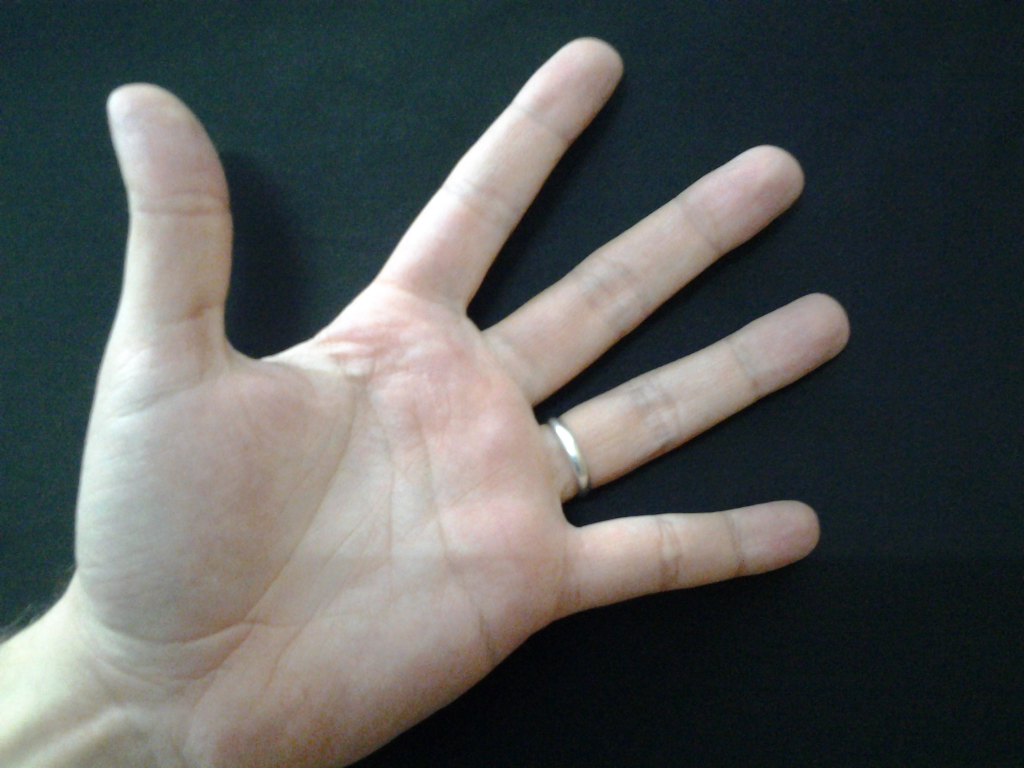
#> input picture training/p101_l_4.jpg, 2048 x 1536 px (shown at 1/2 size)
$ python image_comparison.py training   (older library calls are emulated)
#> lines starting #> are read from the running program, lines starting #| are printed output that depends on the picture
### feature_extraction.py
import cv2
import numpy as np
import sys

def kirsch_kernels():
    # Define all 8 Kirsch kernels for edge detection
    return [
        np.array([[5, 5, 5], [-3, 0, -3], [-3, -3, -3]]),  # N
        np.array([[5, 5, -3], [5, 0, -3], [-3, -3, -3]]),  # NE
        np.array([[5, -3, -3], [5, 0, -3], [5, -3, -3]]),  # E
        np.array([[-3, -3, -3], [5, 0, -3], [5, 5, -3]]),  # SE
        np.array([[-3, -3, -3], [-3, 0, -3], [5, 5, 5]]),  # S
        np.array([[-3, -3, -3], [-3, 0, 5], [-3, 5, 5]]),  # SW
        np.array([[-3, -3, 5], [-3, 0, 5], [-3, -3, 5]]),  # W
        np.array([[-3, 5, 5], [-3, 0, 5], [-3, -3, -3]])   # NW
    ]

def calculate_texture_feature(image):
    gray = cv2.cvtColor(image, cv2.COLOR_BGR2GRAY)
    texture_code_map = np.zeros_like(gray, dtype=int)
    # Assume the center point and its eight neighbors
    for i in range(1, gray.shape[0] - 1):
        for j in range(1, gray.shape[1] - 1):
            center = gray[i, j]
            neighbors = [
                gray[i-1, j-1], gray[i-1, j], gray[i-1, j+1],
                gray[i, j-1], gray[i, j+1],
                gray[i+1, j-1], gray[i+1, j], gray[i+1, j+1]
            ]
            differences = np.abs(neighbors - center)
            sorted_indices = np.argsort(-differences)[:2]
            m1, m2 = sorted(sorted_indices)
            texture_code_map[i, j] = m1 * 8 + m2
    return texture_code_map

def calculate_gradient_feature(image):
    gray = cv2.cvtColor(image, cv2.COLOR_BGR2GRAY)
    gradient_code_map = np.zeros_like(gray, dtype=int)
    max_responses = np.zeros_like(gray, dtype=float)
    kernels = kirsch_kernels()
    for idx, kernel in enumerate(kernels):
        response = cv2.filter2D(gray, -1, kernel)
        update = response > max_responses
        gradient_code_map[update] = idx
        max_responses[update] = response[update]
    return gradient_code_map

def calculate_direction_feature(image):
    gray = cv2.cvtColor(image, cv2.COLOR_BGR2GRAY)
    gabor_kernels = [cv2.getGaborKernel((21, 21), 4, theta, 10, 0.5, 0, ktype=cv2.CV_32F) for theta in np.linspace(0, np.pi, 12)]
    direction_code_map = np.zeros_like(gray, dtype=int)
    max_responses = np.zeros_like(gray, dtype=float)
    for idx, kernel in enumerate(gabor_kernels):
        response = cv2.filter2D(gray, -1, kernel)
        update = response > max_responses
        direction_code_map[update] = idx
        max_responses[update] = response[update]
    return direction_code_map

def calculate_histograms(feature_map, block_size=16):
    # Split feature map into blocks and calculate histograms
    histograms = []
    for i in range(0, feature_map.shape[0], block_size):
        for j in range(0, feature_map.shape[1], block_size):
            block = feature_map[i:i+block_size, j:j+block_size]
            hist, _ = np.histogram(block, bins=np.arange(256), range=(0, 255))
            histograms.append(hist)
    return np.concatenate(histograms)

def chi_square_distance(hist1, hist2):
    return np.sum((hist1 - hist2)**2 / (hist1 + hist2 + 1e-10))

def match_palmprints(hist1, hist2, weights):
    scores = [chi_square_distance(h1, h2) for h1, h2 in zip(hist1, hist2)]
    return np.dot(weights, scores)

# [30 lines left out: function main, not called in this run]

# [2 lines that do not run on import are left out]

### image_comparison.py
import os
import sys
import cv2
import numpy as np
from feature_extraction import calculate_texture_feature, calculate_gradient_feature, calculate_direction_feature, calculate_histograms, match_palmprints

def load_images_from_folder(folder):
#> called with folder = 'training'
    images = []
    filenames = []
    # Walk through all directories and subdirectories
    for root, dirs, files in os.walk(folder):
        for file in sorted(files):
            if file.endswith('.jpg') or file.endswith('.jpeg'):  # Specify the file format
                path = os.path.join(root, file)
                img = cv2.imread(path)
#> img is the input picture: shape (1536, 2048, 3); mean B, G, R 87.1, 88, 84.6
                if img is not None:
                    img = cv2.resize(img, (128, 128))  # Resize images
#> img: shape (128, 128, 3)
                    images.append(img)
                    filenames.append(os.path.relpath(path, start=folder))  # Save relative path for clarity
    return images, filenames

def compare_images(images):
    n = len(images)
    scores = {}
    histograms = []

    # Calculate histograms for all images first
    for img in images:
        texture = calculate_texture_feature(img)
        gradient = calculate_gradient_feature(img)
        direction = calculate_direction_feature(img)
        hist_texture = calculate_histograms(texture)
        hist_gradient = calculate_histograms(gradient)
        hist_direction = calculate_histograms(direction)
        histograms.append([hist_texture, hist_gradient, hist_direction])
#> this loop made 2 passes
#> pass 1, in calculate_texture_feature, `gray = cv2.cvtColor(image, cv2.COLOR_BGR2GRAY)`:
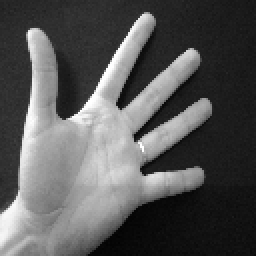
#> gray: shape (128, 128) (shown 2 times larger); min 2, max 255, mean 87
#> pass 1, in compare_images, `texture = calculate_texture_feature(img)`:
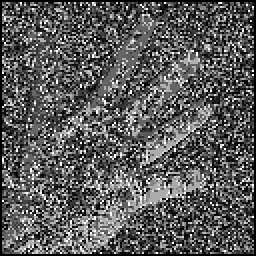
#> texture: shape (128, 128) int64 (shown 2 times larger); min 0, max 55, mean 19.7; drawn with min black and max white
#> pass 1, in compare_images, `gradient = calculate_gradient_feature(img)`:
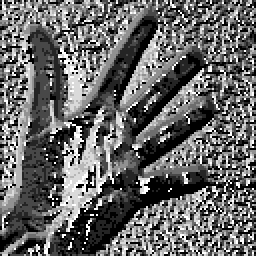
#> gradient: shape (128, 128) int64 (shown 2 times larger); min 0, max 7, mean 2.83; drawn with min black and max white
#> pass 1, in compare_images, `direction = calculate_direction_feature(img)`:
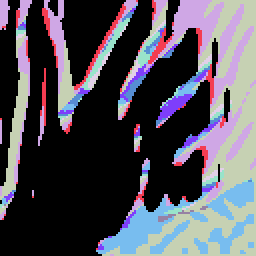
#> direction: shape (128, 128) int64 (shown 2 times larger); 10 distinct labels, from 0 to 9; one colour per label, 0 black
#> after the loop:
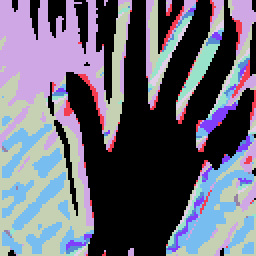
#> direction: shape (128, 128) int64 (shown 2 times larger); 11 distinct labels, from 0 to 10; one colour per label, 0 black
#> after the loop:
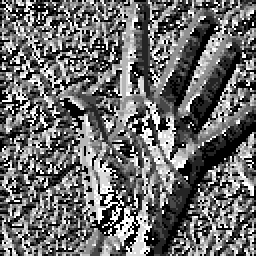
#> gradient: shape (128, 128) int64 (shown 2 times larger); min 0, max 7, mean 2.96; drawn with min black and max white
#> after the loop:
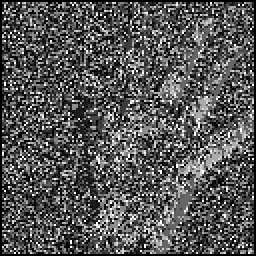
#> texture: shape (128, 128) int64 (shown 2 times larger); min 0, max 55, mean 18.7; drawn with min black and max white

    # Compare every image against every other image
    for i in range(n):
        scores[i] = []
        for j in range(n):
            if i != j:
                weights = [0.1, 0.1, 0.8]  # Example weights
                score = match_palmprints(histograms[i], histograms[j], weights)
                scores[i].append((j, score))

    return scores

def print_comparison_results(filenames, scores):
    for i in range(len(filenames)):
        print(filenames[i])
        sorted_scores = sorted(scores[i], key=lambda x: x[1])  # Sort based on the score
        for comparison in sorted_scores:
            print(f"{filenames[comparison[0]]} {comparison[1]:.2f}")
        print()  # Adds a newline for better readability

def main():
    if len(sys.argv) < 2:
        print("Usage: python compare_images.py <folder_path>")
        return

    folder_path = sys.argv[1]
    images, filenames = load_images_from_folder(folder_path)
    scores = compare_images(images)
    print_comparison_results(filenames, scores)

if __name__ == "__main__":
    main()

$ run again, on training/p10_l_5.jpg
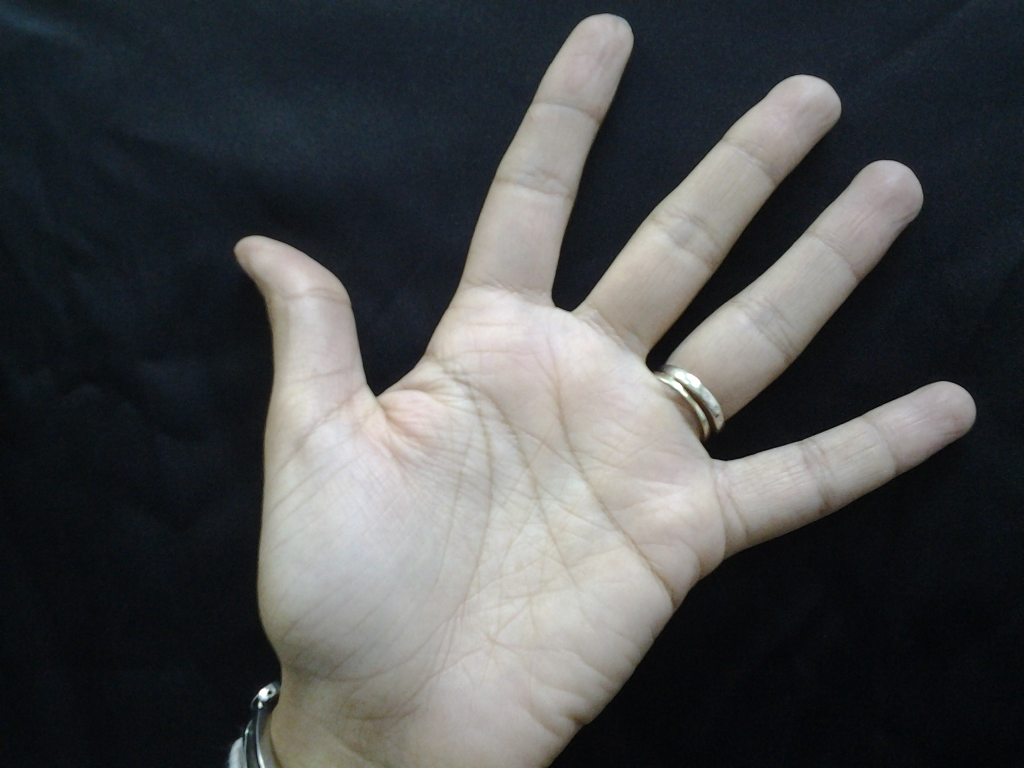
#> input picture training/p10_l_5.jpg, 2048 x 1536 px (shown at 1/2 size)
#> in load_images_from_folder, img is the input picture: shape (1536, 2048, 3); mean B, G, R 76.3, 75.1, 73.3
#> img: shape (128, 128, 3)
#> images = 1 item; filenames = ['p10_l_5.jpg']
#> n = 1
#> the loop in compare_images, `for img in images:` made 1 pass
#> pass 1, in compare_images, `gradient = calculate_gradient_feature(img)`:
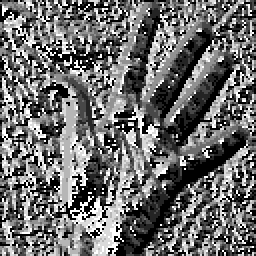
#> gradient: shape (128, 128) int64 (shown 2 times larger); min 0, max 7, mean 2.99; drawn with min black and max white
#> pass 1, in compare_images, `direction = calculate_direction_feature(img)`:
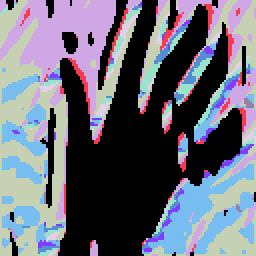
#> direction: shape (128, 128) int64 (shown 2 times larger); 11 distinct labels, from 0 to 10; one colour per label, 0 black
#> after the loop in compare_images, `for img in images:`: histograms = 1 item
#> after the loop in compare_images, `for i in range(n):`: scores = {0: []}
#> the loop in print_comparison_results, `for i in range(len(filenames)):` made 1 pass
#| p10_l_5.jpg

$ run again, on training/p10_l_6.jpg
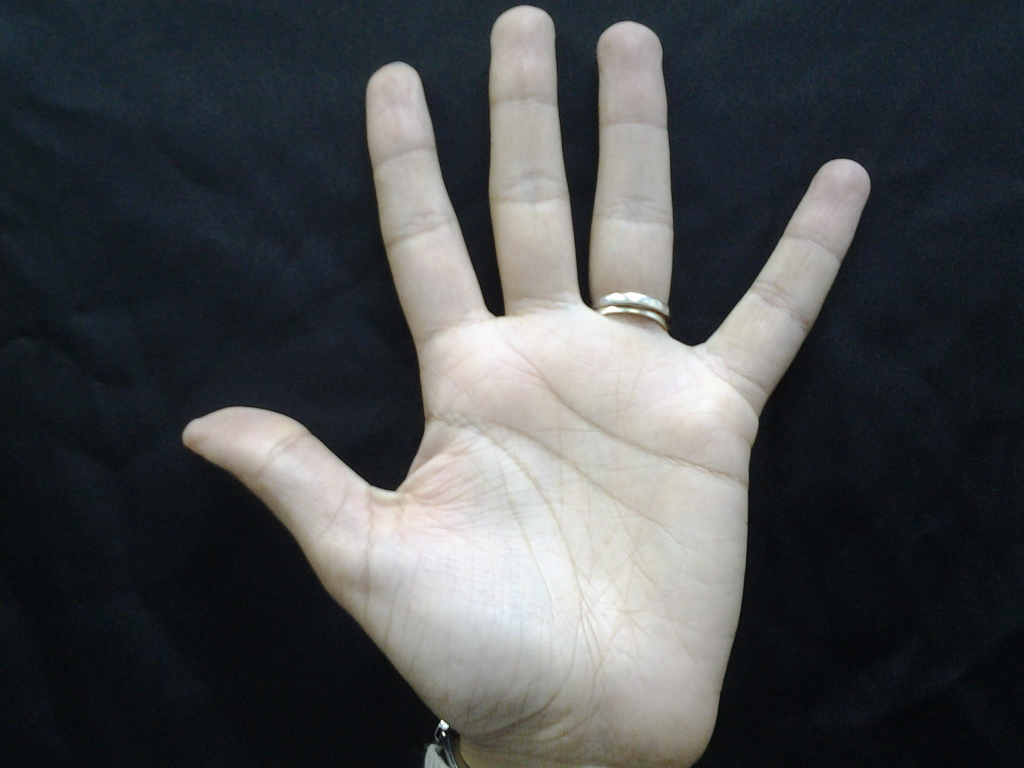
#> input picture training/p10_l_6.jpg, 2048 x 1536 px (shown at 1/2 size)
#> in load_images_from_folder, img is the input picture: shape (1536, 2048, 3); mean B, G, R 77.1, 75, 72.2
#> img: shape (128, 128, 3)
#> images = 1 item; filenames = ['p10_l_6.jpg']
#> n = 1
#> the loop in compare_images, `for img in images:` made 1 pass
#> pass 1, in compare_images, `gradient = calculate_gradient_feature(img)`:
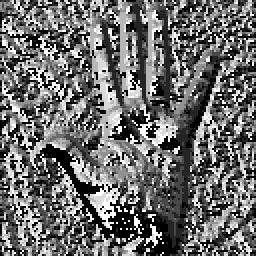
#> gradient: shape (128, 128) int64 (shown 2 times larger); min 0, max 7, mean 3; drawn with min black and max white
#> pass 1, in compare_images, `direction = calculate_direction_feature(img)`:
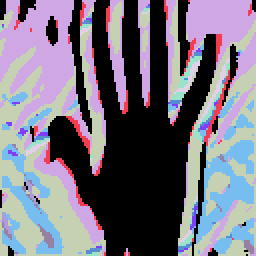
#> direction: shape (128, 128) int64 (shown 2 times larger); 11 distinct labels, from 0 to 10; one colour per label, 0 black
#> after the loop in compare_images, `for img in images:`: histograms = 1 item
#> after the loop in compare_images, `for i in range(n):`: scores = {0: []}
#> the loop in print_comparison_results, `for i in range(len(filenames)):` made 1 pass
#| p10_l_6.jpg

$ run again, on training/p11_l_2.jpg
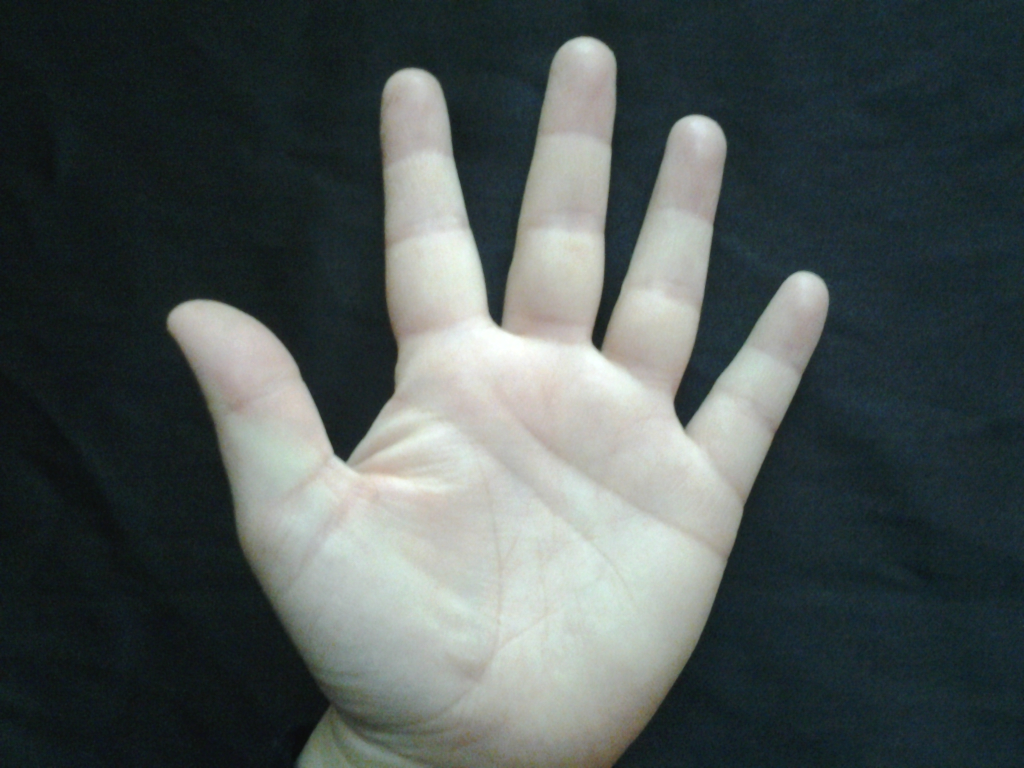
#> input picture training/p11_l_2.jpg, 2048 x 1536 px (shown at 1/2 size)
#> in load_images_from_folder, img is the input picture: shape (1536, 2048, 3); mean B, G, R 83.9, 84.6, 75.9
#> img: shape (128, 128, 3)
#> images = 1 item; filenames = ['p11_l_2.jpg']
#> n = 1
#> the loop in compare_images, `for img in images:` made 1 pass
#> pass 1, in compare_images, `direction = calculate_direction_feature(img)`:
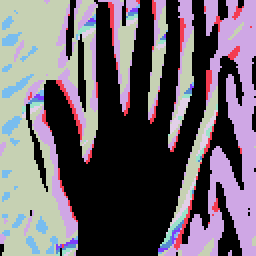
#> direction: shape (128, 128) int64 (shown 2 times larger); 9 distinct labels, from 0 to 8; one colour per label, 0 black
#> after the loop in compare_images, `for img in images:`: histograms = 1 item
#> after the loop in compare_images, `for i in range(n):`: scores = {0: []}
#> the loop in print_comparison_results, `for i in range(len(filenames)):` made 1 pass
#| p11_l_2.jpg
